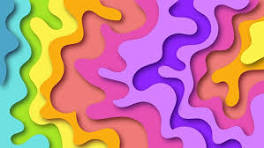
#> input picture sample_images/sample1.jpg, 264 x 148 px
$ python -i edge.py   (imports and definitions only)
#> lines starting #> are read from the running program, lines starting #| are printed output that depends on the picture
import cv2
import matplotlib.pyplot as plt
from matplotlib.image import imread
import numpy as np


def edge_image(INPUT_IMAGE):
#> called with INPUT_IMAGE = 'sample_images/sample1.jpg'
    input_image=cv2.imread(INPUT_IMAGE)
#> input_image is the input picture: shape (148, 264, 3); mean B, G, R 147, 129.6, 196.5
    edge_kernel = np.array([
        [ -1, -1,  -1],
        [-1,  8, -1],
        [ -1, -1,  -1]
    ], dtype=np.float32)

    edge_image = cv2.filter2D(input_image, -1, edge_kernel)
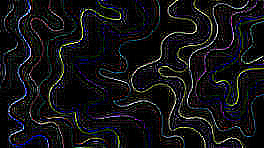
#> edge_image: shape (148, 264, 3); mean B, G, R 21.2, 18.6, 18.6

    image_before = cv2.cvtColor(input_image, cv2.COLOR_BGR2RGB)
    image_after = cv2.cvtColor(edge_image, cv2.COLOR_BGR2RGB)

    fig, axes = plt.subplots(1, 2, figsize=(15, 5))

    axes[0].imshow(image_before)
    axes[0].set_title('Before (Original Image)')
    axes[0].axis('off')

    axes[1].imshow(image_after)
    axes[1].set_title('After (Kernel Applied) : edge detection kernel')
    axes[1].axis('off')

    plt.tight_layout()
    plt.show()
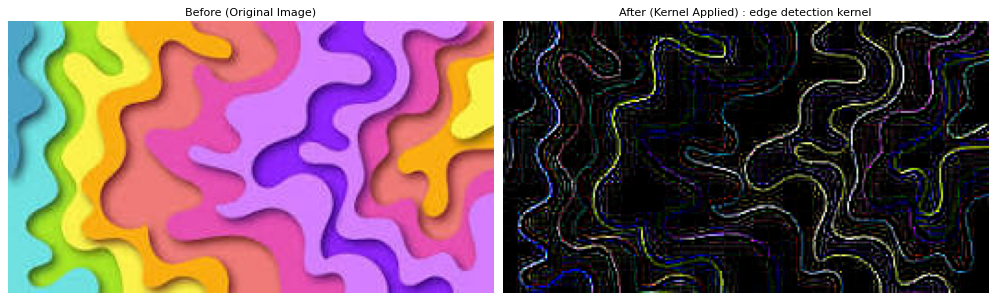
#> figure drawn by matplotlib, 2 panels

>>> result = edge_image('sample_images/sample1.jpg')

$ run again, on sample_images/sample2.jpg
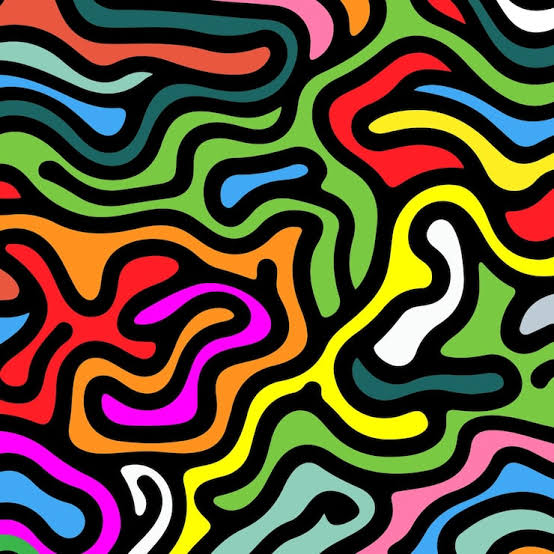
#> input picture sample_images/sample2.jpg, 554 x 554 px
#> in edge_image, input_image is the input picture: shape (554, 554, 3); mean B, G, R 52.7, 75.8, 88.7
#> in edge_image, `edge_image = cv2.filter2D(input_image, -1, edge_kernel)`:
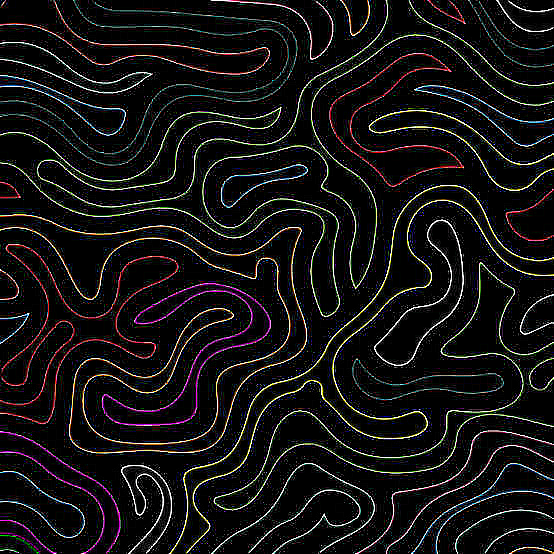
#> edge_image: shape (554, 554, 3); mean B, G, R 20.7, 20.4, 22.2
#> in edge_image, `plt.show()`:
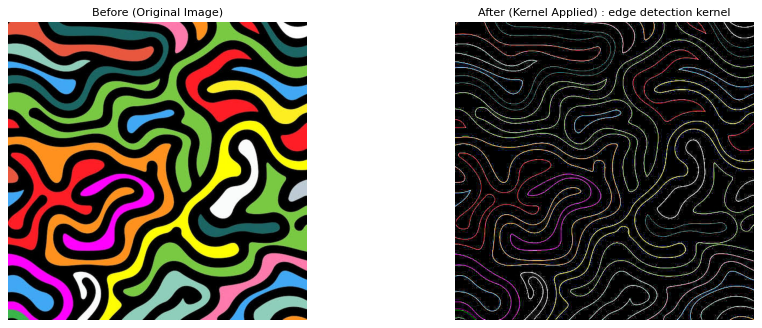
#> figure drawn by matplotlib, 2 panels
